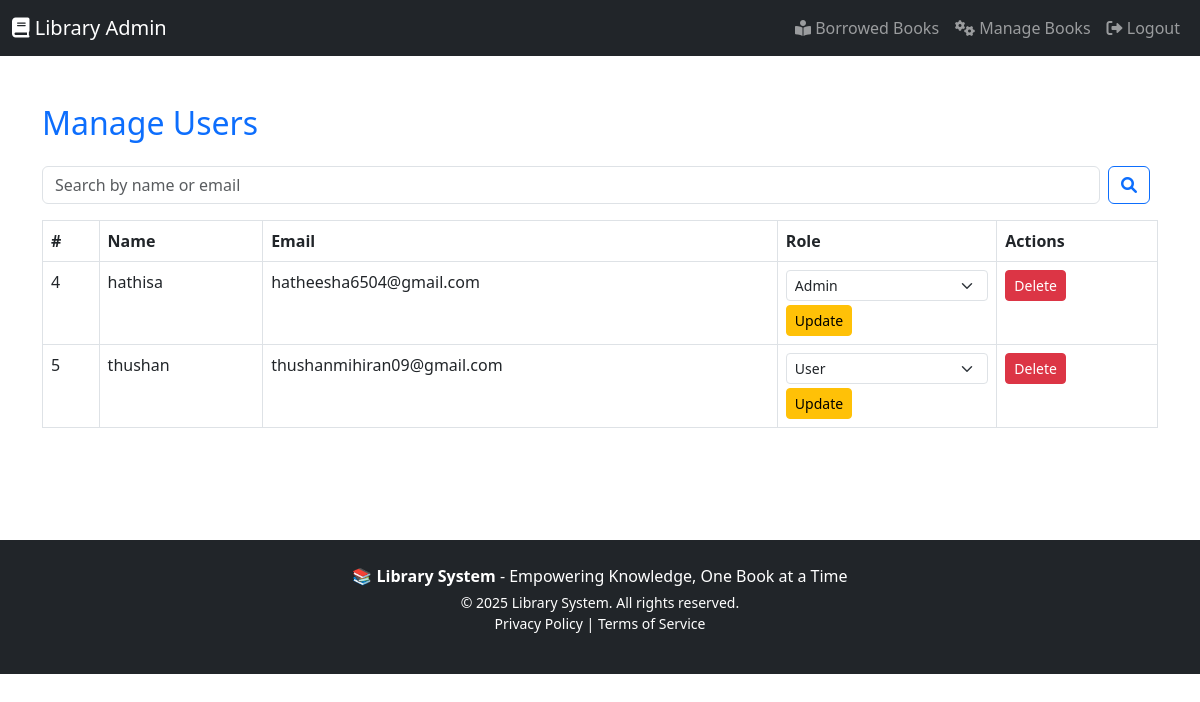
Page /manage_users.php (signed in) on the committed database.
### tables this page shows
CREATE TABLE IF NOT EXISTS `users` (
  `id` int NOT NULL AUTO_INCREMENT,
  `name` varchar(100) NOT NULL,
  `email` varchar(100) NOT NULL,
  `password` varchar(255) NOT NULL,
  `role` enum('admin','user') DEFAULT 'user',
  `is_verified` tinyint(1) DEFAULT '0',
  `verification_code` varchar(6) DEFAULT NULL,
  `verification_expires` datetime DEFAULT NULL,
  `created_at` timestamp NULL DEFAULT CURRENT_TIMESTAMP,
  `updated_at` timestamp NULL DEFAULT CURRENT_TIMESTAMP ON UPDATE CURRENT_TIMESTAMP,
  PRIMARY KEY (`id`),
  UNIQUE KEY `email` (`email`),
  UNIQUE KEY `email_2` (`email`)
);

### manage_users.php (the view, shortened to what this page needs)
<?php
require 'auth/db.php';
$search = '';
$limit = 5;
$page = isset($_GET['page']) ? max(1, intval($_GET['page'])) : 1;
$offset = ($page - 1) * $limit;
$where = "";
$sql = "SELECT * FROM users $where LIMIT $limit OFFSET $offset";
$users = mysqli_query($conn, $sql);
?>
<!DOCTYPE html>
<html lang="en">
<head>
  <link rel="stylesheet" href="https://cdn.jsdelivr.net/npm/bootstrap@5.3.0/dist/css/bootstrap.min.css">
  <link rel="stylesheet" href="https://cdnjs.cloudflare.com/ajax/libs/font-awesome/6.0.0-beta3/css/all.min.css">
</head>
<body>
<nav class="navbar navbar-expand-lg navbar-dark bg-dark">
  <div class="container-fluid">
    <a class="navbar-brand" href="admin_panel.php">
      <i class="fas fa-book"></i> Library Admin
    </a>
    <div class="collapse navbar-collapse" id="navbarNav">
      <ul class="navbar-nav ms-auto">
        <li class="nav-item">
          <a href="borrowed_books.php" class="nav-link">
            <i class="fas fa-book-reader"></i> Borrowed Books
          </a>
        </li>
        <li class="nav-item">
          <a href="admin_panel.php" class="nav-link">
            <i class="fas fa-cogs"></i> Manage Books
          </a>
        </li>
        <li class="nav-item">
          <a href="logout.php" class="nav-link">
            <i class="fas fa-sign-out-alt"></i> Logout
          </a>
        </li>
      </ul>
    </div>
  </div>
</nav>
<div class="container py-5">
  <h2 class="text-primary mb-4">Manage Users</h2>
  <form class="d-flex mb-3" method="GET">
    <input class="form-control me-2" type="search" name="search" placeholder="Search by name or email" aria-label="Search" value="<?= htmlspecialchars($search) ?>">
    <button class="btn btn-outline-primary me-2" type="submit">
      <i class="fas fa-search"></i>
    </button>
  </form>
  <table class="table table-bordered">
    <thead>
      <tr>
        <th>#</th>
        <th>Name</th>
        <th>Email</th>
        <th>Role</th>
        <th>Actions</th>
      </tr>
    </thead>
    <tbody>
      <?php while ($user = mysqli_fetch_assoc($users)) { ?>
        <tr>
          <td><?= $user['id'] ?></td>
          <td><?= htmlspecialchars($user['name']) ?></td>
          <td><?= htmlspecialchars($user['email']) ?></td>
          <td>
            <form method="POST" class="d-inline">
              <select name="role" class="form-select form-select-sm" required>
                <option value="admin" <?= $user['role'] === 'admin' ? 'selected' : '' ?>>Admin</option>
                <option value="user" <?= $user['role'] === 'user' ? 'selected' : '' ?>>User</option>
              </select>
              <button type="submit" name="update_role" class="btn btn-warning btn-sm mt-1">Update</button>
            </form>
          </td>
          <td>
            <a href="?delete=<?= $user['id'] ?>" class="btn btn-danger btn-sm" onclick="return confirm('Are you sure you want to delete this user?')">Delete</a>
          </td>
        </tr>
      <?php } ?>
    </tbody>
  </table>
</div>
<footer class="bg-dark text-white py-4 mt-5">
  <div class="container text-center">
    <p class="mb-1">📚 <strong>Library System</strong> - Empowering Knowledge, One Book at a Time</p>
    <p class="small mb-0">&copy; <?= date('Y') ?> Library System. All rights reserved.</p>
    <p class="small">
      <a href="privacy_policy.php" class="text-white text-decoration-none">Privacy Policy</a> |
      <a href="terms_of_service.php" class="text-white text-decoration-none">Terms of Service</a>
    </p>
  </div>
</footer>
</body>
</html>

### rows in the picture
users: id "4", name "hathisa", email "hatheesha6504@gmail.com", role "Admin"
users: id "5", name "thushan", email "thushanmihiran09@gmail.com", role "User"
